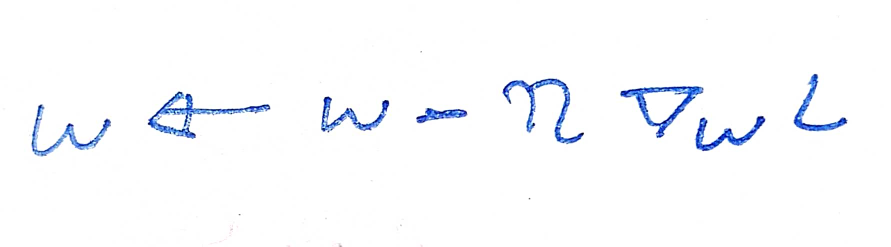
#> input picture test.jpg, 1781 x 493 px (shown at 1/2 size)
$ python 'symbol_ segmentation.py'   (older library calls are emulated)
#> lines starting #> are read from the running program, lines starting #| are printed output that depends on the picture; after the words box and inside, x2 and y2 are one past the last pixel; in counts of white or black regions, pixels touching at a corner belong together; long printed decimals are rounded
#!/usr/bin/env python
# coding: utf-8

# In[1]:


import cv2 #Import OpenCV


# In[2]:


#Preprocessing Image
img = cv2.pyrDown(cv2.imread('test.jpg', cv2.IMREAD_UNCHANGED))                      #Load Input Image
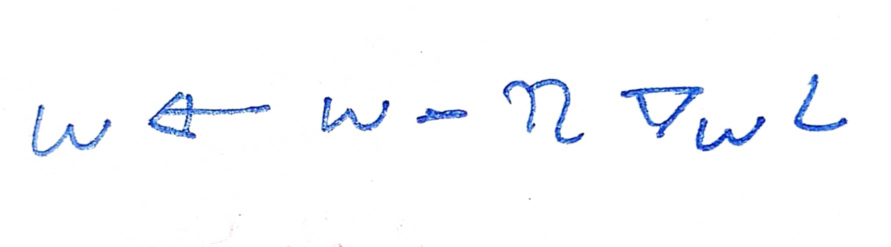
#> img: shape (247, 891, 3); mean B, G, R 252.9, 250.3, 249
orig_img = img.copy()                                                                #Keep original image separate
gray_img = cv2.cvtColor(img, cv2.COLOR_BGR2GRAY)                                     #Convert it into greyscale
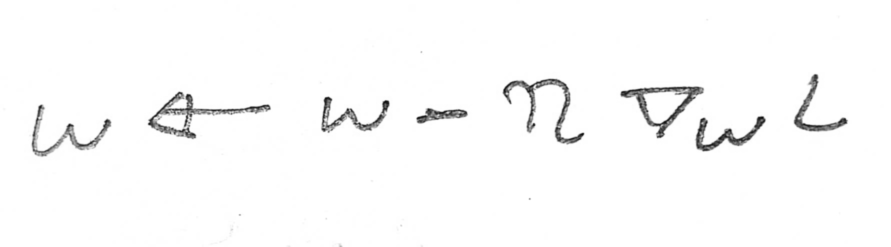
#> gray_img: shape (247, 891); min 16, max 255, mean 250.2
thresh = cv2.threshold(gray_img, 0, 255,cv2.THRESH_BINARY_INV | cv2.THRESH_OTSU)[1]  #Threshold it using Otsu’s thresholding method
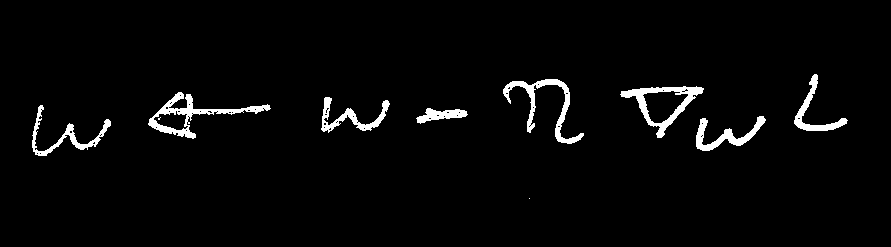
#> thresh: shape (247, 891); 3% white; 10 white regions (2 under 20 px), largest, box (x1, y1, x2, y2) and area: (148, 92, 271, 139) 1189, (620, 86, 704, 138) 1091, (503, 79, 584, 144) 1047
#cv2.threshold(source greyscale image, thresholdValue, maxVal, thresholdingTechnique)
#[1] is used as cv2.threshold returns two values (thresholdvalue used, threshold img)


# In[3]:


#Apply Connected Component Analysis to the thresholded image
output = cv2.connectedComponentsWithStats(thresh,8, cv2.CV_32S)    #we are using 8-way connectivity and CV_32S data type
(numLabels, labels, stats, centroids) = output         #cv2.connectedComponentsWithStats returns a 4-tuple that we store in output
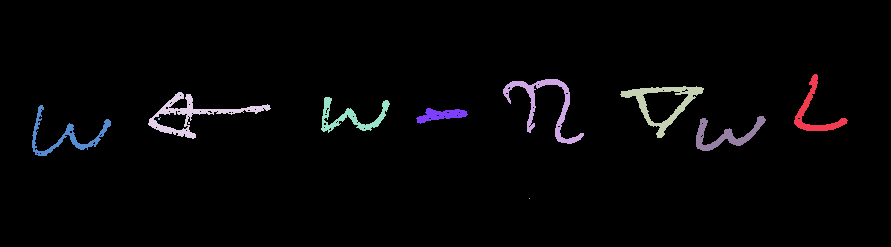
#> labels: shape (247, 891) int32; 11 distinct labels, from 0 to 10; one colour per label, 0 black
#> numLabels = 11; stats = [[0, 0, 891, 247, 213524], [794, 74, 54, 57, 646], [503, 79, 81, 65, 1047], [620, 86, 84, 52, 1091], [148, 92, 123, 47, 1189], [321, 97, 69, 36, 693], [32, 105, 79, 51, 708], [416, 108, 52, 16, 422], [158, 117, 3, 3, 5], [696, 116, 70, 35, 751], [529, 198, 1, 1, 1]]; centroids = [[444.3, 123.2], [814.3, 112.4], [544.6, 104.8], [662.4, 102.7], [193, 114.1], [350.6, 116.9], [65.69, 135.8], [440.6, 114.7], [158.8, 118.2], [725.3, 135.1], [529, 198]]


# In[4]:


for i in range(0, numLabels):
    x = stats[i, cv2.CC_STAT_LEFT]                                     #Leftmost (x) coordinate for each label
    y = stats[i, cv2.CC_STAT_TOP]                                      #Topmost (y) coordinate for each label
    w = stats[i, cv2.CC_STAT_WIDTH]                                    #Width of bounding box for each label
    h = stats[i, cv2.CC_STAT_HEIGHT]                                   #Height of bounding box for each label
    (cX, cY) = centroids[i]                                            #store centroids
    img = cv2.rectangle(img, (x, y), (x + w, y + h), (0, 255, 0), 3)   #draw green rectangles over input image
    img = cv2.circle(img, (int(cX), int(cY)), 4, (0, 0, 255), -1)      #draw red circles as centroids over input image
    print("X:",cX,"Y:",cY)
#> this loop made 11 passes
#> (x, y, w, h, cX, cY) on passes 1 to 11: (0, 0, 891, 247, 444.3, 123.2), (794, 74, 54, 57, 814.3, 112.4), (503, 79, 81, 65, 544.6, 104.8), (620, 86, 84, 52, 662.4, 102.7), (148, 92, 123, 47, 193, 114.1), (321, 97, 69, 36, 350.6, 116.9), (32, 105, 79, 51, 65.69, 135.8), (416, 108, 52, 16, 440.6, 114.7), (158, 117, 3, 3, 158.8, 118.2), (696, 116, 70, 35, 725.3, 135.1), (529, 198, 1, 1, 529, 198)
#| X: 444.280 Y: 123.226
#| X: 814.348 Y: 112.356
#| X: 544.635 Y: 104.759
#| X: 662.351 Y: 102.692
#| X: 193.045 Y: 114.082
#| X: 350.573 Y: 116.854
#| X: 65.692 Y: 135.843
#| X: 440.628 Y: 114.659
#> (further printed lines are left out)
#> pass 1, `img = cv2.rectangle(img, (x, y), (x + w, y + h), (0, 255, 0), 3)`:
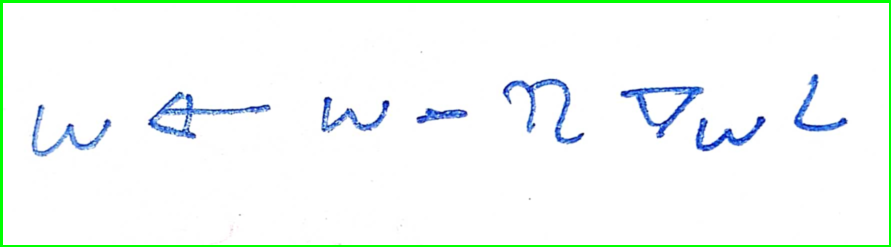
#> img: shape (247, 891, 3); 2.57% of pixels changed, all inside (x1, y1, x2, y2) = (0, 0, 891, 247)
#> pass 2, `img = cv2.rectangle(img, (x, y), (x + w, y + h), (0, 255, 0), 3)`:
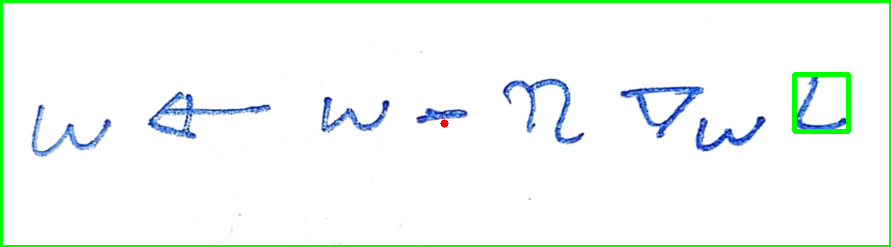
#> img: shape (247, 891, 3); mean B, G, R 245.1, 250.3, 241.3
#> after the loop:
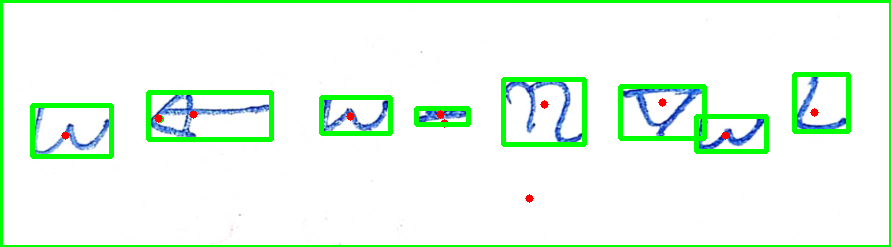
#> img: shape (247, 891, 3); mean B, G, R 235.1, 250.5, 232.4


# In[ ]:


cv2.imshow("Input Image", orig_img)         #show input image
cv2.imshow("Bounding Boxes", img)           #show Image with bounding boxes
cv2.waitKey(0)
#> (the run stopped early here; a loop or call above may not have finished)
